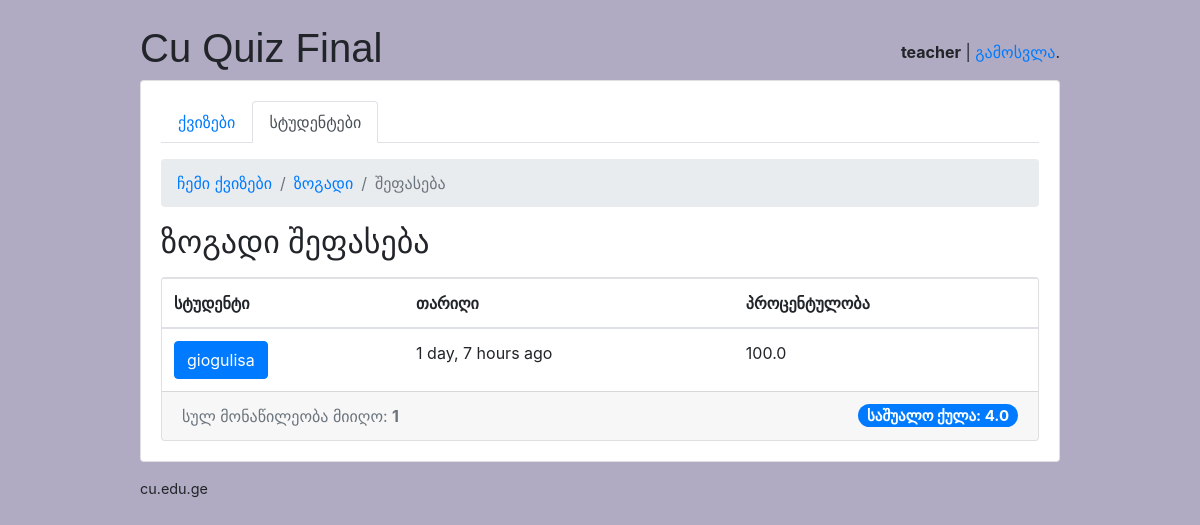
Before: /teachers/quiz/1/results/ (signed in) with the older database file.
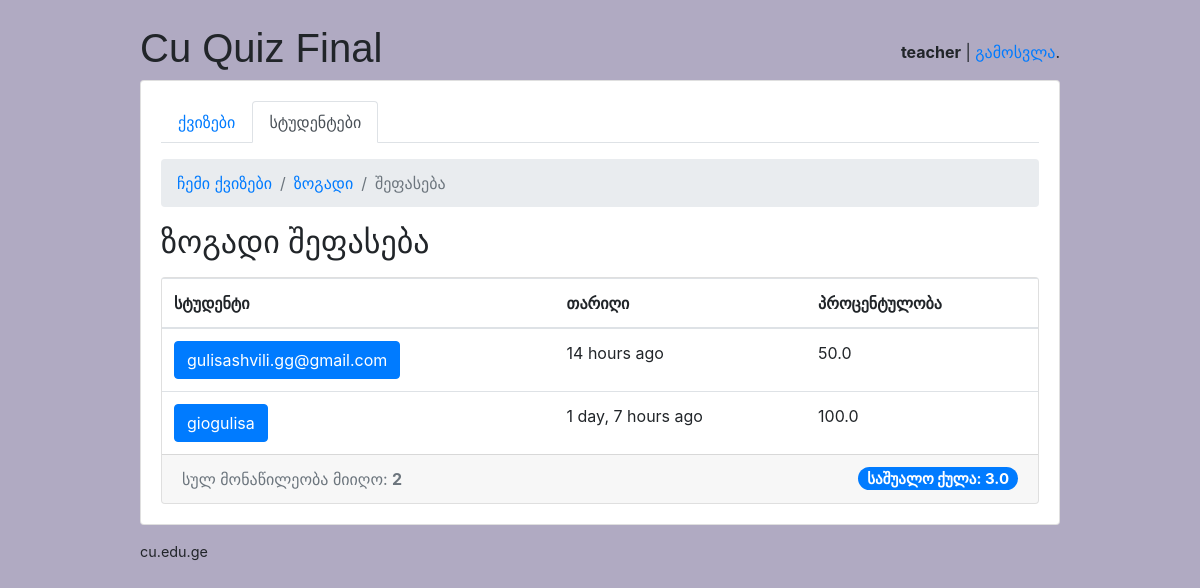
After: the same page with the newer database file.
### classroom/models.py (models this page shows, shortened)
class TakenQuiz(models.Model):
    student = models.ForeignKey(Student, on_delete=models.CASCADE, related_name='taken_quizzes')
    quiz = models.ForeignKey(Quiz, on_delete=models.CASCADE, related_name='taken_quizzes')
    score = models.IntegerField()
    percentage = models.FloatField()
    date = models.DateTimeField(auto_now_add=True)

class Student(models.Model):
    user = models.OneToOneField(User, on_delete=models.CASCADE, primary_key=True)
    quizzes = models.ManyToManyField(Quiz, through='TakenQuiz')
    interests = models.ManyToManyField(Subject, related_name='interested_students')
    score = models.IntegerField(default=0)

class User(AbstractUser):
    is_student = models.BooleanField(default=False)
    is_teacher = models.BooleanField(default=False)
    username = models.CharField(error_messages={'unique': 'მომხმარებლის სახელი დაკავებულია.'}, max_length=150, unique=True, verbose_name='მომხმარებლის სახელი')

### classroom/views/teachers.py (the view)
# urls.py: path('quiz/<int:pk>/results/', teachers.QuizResultsView.as_view(),
@method_decorator([login_required, teacher_required], name='dispatch')
class QuizResultsView(DetailView):
    model = Quiz
    context_object_name = 'quiz'
    template_name = 'classroom/teachers/quiz_results.html'
    def get_context_data(self, **kwargs):
        quiz = self.get_object()
        taken_quizzes = quiz.taken_quizzes.select_related('student__user').order_by('-date')
        total_taken_quizzes = taken_quizzes.count()
        quiz_score = quiz.taken_quizzes.aggregate(average_score=Avg('score'))
        extra_context = {
            'taken_quizzes': taken_quizzes,
            'total_taken_quizzes': total_taken_quizzes,
            'quiz_score': quiz_score
        }
        kwargs.update(extra_context)
        return super().get_context_data(**kwargs)
    def get_queryset(self):
        return self.request.user.quizzes.all()

### classroom/templates/classroom/teachers/quiz_results.html
{% extends 'base.html' %}
{% load crispy_forms_tags humanize %}
{% block content %}
    {% include 'classroom/teachers/_header.html' with active='students' %}
  <nav aria-label="breadcrumb">
    <ol class="breadcrumb">
      <li class="breadcrumb-item"><a href="{% url 'teachers:quiz_change_list' %}">ჩემი ქვიზები</a></li>
      <li class="breadcrumb-item"><a href="{% url 'teachers:quiz_change' quiz.pk %}">{{ quiz.name }}</a></li>
      <li class="breadcrumb-item active" aria-current="page">შეფასება</li>
    </ol>
  </nav>
  <h2 class="mb-3">{{ quiz.name }} შეფასება</h2>
  <div class="card">
    <table class="table mb-0">
      <thead>
        <tr>
          <th>სტუდენტი</th>
          <th>თარიღი</th>
          <th>პროცენტულობა</th>
        </tr>
      </thead>
      <tbody>
        {% for taken_quiz in taken_quizzes %}
          <tr>
            <td><a href="{% url 'teachers:quiz_results_student' taken_quiz.quiz.id taken_quiz.student.user.id %}"
                   class="btn btn-primary">{{ taken_quiz.student.user.username }}</a></td>
            <td>{{ taken_quiz.date|naturaltime }}</td>
            <td>{{ taken_quiz.percentage }}</td>
          </tr>
        {% endfor %}
      </tbody>
    </table>
    <div class="card-footer text-muted">
      სულ მონაწილეობა მიიღო: <strong>{{ total_taken_quizzes }}</strong>
        <strong><span style="font-size:15px" class="badge badge-pill badge-primary float-right">საშუალო ქულა: {{ quiz_score.average_score|default_if_none:0.0 }}</span></strong>
    </div>
  </div>
{% endblock %}

Changed rows visible on the page:
added TakenQuiz: student.user.username "gulisashvili.gg@gmail.com", date "14 hours ago", percentage "50.0"
Other visible differences:
{{ total_taken_quizzes }}: "1" → "2"
{{ quiz_score.average_score|default_if_none:0.0 }}: "4.0" → "3.0"
